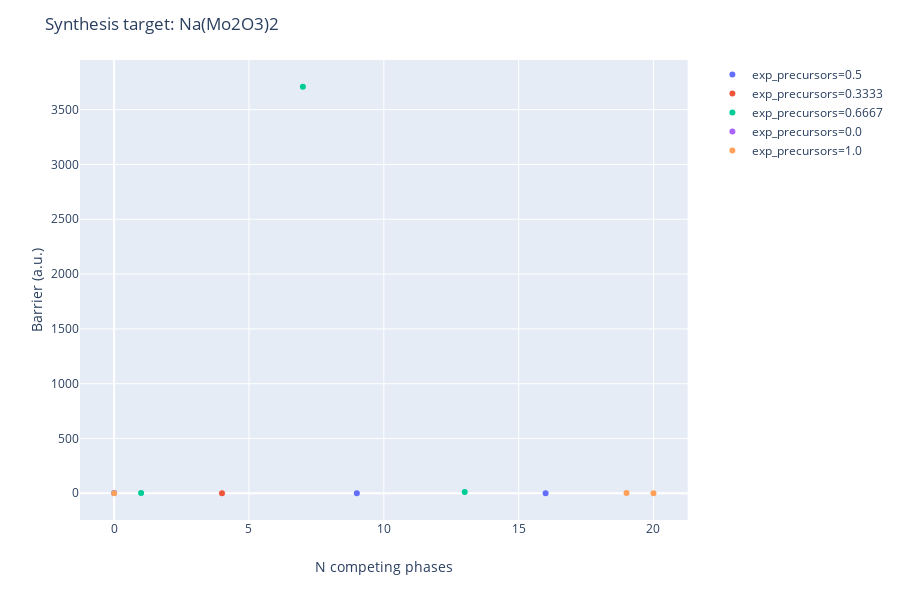

The code cell stored with this chart in its notebook:
### Code cell
router.recommend_routes(temperature=1000, pressure=pressure, allow_gas_release=True, show_known_precursors_only=False)

### Figure 1 — Plotly figure (JSON) as saved in the notebook; plotly's stock layout.template omitted (floating-point values rounded to 4 significant figures)
{"data": [{"customdata": [["0.5 Na2Mo2O7(mp-19760) + 3.0 Mo(mp-129) + 1.25 O2(mp-1091399)"], ["0.5 Na2Mo2O7(mp-19760) + -1.75 O2(mp-1091399) + 3.0 MoO2(mp-510536)"], ["0.5 Na2O2(mp-2340) + -3.5 O2(mp-1091399) + 4.0 MoO3(mp-18856)"], ["4.0 Mo(mp-129) + 2.0 O2(mp-1091399) + 1.0 NaO2(mp-1901)"], ["3.75 Mo(mp-129) + 2.375 O2(mp-1091399) + 0.25 Na4MoO5(mp-29984)"], ["-3.25 O2(mp-1091399) + 3.5 MoO3(mp-18856) + 0.5 Na2MoO4(mp-18852)"], ["-3.25 O2(mp-1091399) + 4.0 MoO3(mp-18856) + 0.5 Na2O(mp-2352)"], ["-2.0 O2(mp-1091399) + 4.0 MoO2(mp-510536) + 1.0 NaO2(mp-1901)"], ["-1.375 O2(mp-1091399) + 3.75 MoO2(mp-510536) + 0.25 Na4MoO5(mp-29984)"]], "hoverlabel": {"namelength": 0}, "hovertemplate": "exp_precursors=0.5<br>n_competing=%{x}<br>barrier=%{y}<br>summary=%{customdata[0]}", "legendgroup": "exp_precursors=0.5", "marker": {"color": "#636efa", "symbol": "circle"}, "mode": "markers", "name": "exp_precursors=0.5", "showlegend": true, "type": "scatter", "x": [0, 0, 11, 9, 16, 0, 6, 1, 8], "xaxis": "x", "y": [3.144, null, null, 0.5591, 0.3737, null, null, null, null], "yaxis": "y"}, {"customdata": [["0.5 Na2Mo2O7(mp-19760) + 2.1667 Mo(mp-129) + 0.8333 MoO3(mp-18856)"], ["2.6667 Mo(mp-129) + 1.3333 MoO3(mp-18856) + 1.0 NaO2(mp-1901)"], ["2.1667 Mo(mp-129) + 1.5833 MoO3(mp-18856) + 0.25 Na4MoO5(mp-29984)"]], "hoverlabel": {"namelength": 0}, "hovertemplate": "exp_precursors=0.3333<br>n_competing=%{x}<br>barrier=%{y}<br>summary=%{customdata[0]}", "legendgroup": "exp_precursors=0.3333", "marker": {"color": "#EF553B", "symbol": "circle"}, "mode": "markers", "name": "exp_precursors=0.3333", "showlegend": true, "type": "scatter", "x": [1, 4, 6], "xaxis": "x", "y": [null, 1.139, null], "yaxis": "y"}, {"customdata": [["0.5 Na2Mo2O7(mp-19760) + 1.75 Mo(mp-129) + 1.25 MoO2(mp-510536)"], ["0.5 Na2O2(mp-2340) + 2.3333 Mo(mp-129) + 1.6667 MoO3(mp-18856)"], ["2.1667 Mo(mp-129) + 1.3333 MoO3(mp-18856) + 0.5 Na2MoO4(mp-18852)"], ["2.1667 Mo(mp-129) + 1.8333 MoO3(mp-18856) + 0.5 Na2O(mp-2352)"], ["2.0 Mo(mp-129) + 2.0 MoO2(mp-510536) + 1.0 NaO2(mp-1901)"], ["1.375 Mo(mp-129) + 2.375 MoO2(mp-510536) + 0.25 Na4MoO5(mp-29984)"]], "hoverlabel": {"namelength": 0}, "hovertemplate": "exp_precursors=0.6667<br>n_competing=%{x}<br>barrier=%{y}<br>summary=%{customdata[0]}", "legendgroup": "exp_precursors=0.6667", "marker": {"color": "#00cc96", "symbol": "circle"}, "mode": "markers", "name": "exp_precursors=0.6667", "showlegend": true, "type": "scatter", "x": [0, 13, 3, 7, 1, 0], "xaxis": "x", "y": [null, 11.86, null, 3709.0, 2.886, null], "yaxis": "y"}, {"customdata": [["0.5 Na2Mo2O7(mp-19760) + -3.25 O2(mp-1091399) + 3.0 MoO3(mp-18856)"], ["-4.0 O2(mp-1091399) + 4.0 MoO3(mp-18856) + 1.0 NaO2(mp-1901)"], ["-3.25 O2(mp-1091399) + 3.75 MoO3(mp-18856) + 0.25 Na4MoO5(mp-29984)"]], "hoverlabel": {"namelength": 0}, "hovertemplate": "exp_precursors=0.0<br>n_competing=%{x}<br>barrier=%{y}<br>summary=%{customdata[0]}", "legendgroup": "exp_precursors=0.0", "marker": {"color": "#ab63fa", "symbol": "circle"}, "mode": "markers", "name": "exp_precursors=0.0", "showlegend": true, "type": "scatter", "x": [0, 4, 5], "xaxis": "x", "y": [null, null, null], "yaxis": "y"}, {"customdata": [["0.5 Na2O2(mp-2340) + 4.0 Mo(mp-129) + 2.5 O2(mp-1091399)"], ["0.5 Na2O2(mp-2340) + 1.5 Mo(mp-129) + 2.5 MoO2(mp-510536)"], ["0.5 Na2O2(mp-2340) + -1.5 O2(mp-1091399) + 4.0 MoO2(mp-510536)"], ["3.5 Mo(mp-129) + 2.0 O2(mp-1091399) + 0.5 Na2MoO4(mp-18852)"], ["4.0 Mo(mp-129) + 2.75 O2(mp-1091399) + 0.5 Na2O(mp-2352)"], ["1.5 Mo(mp-129) + 2.0 MoO2(mp-510536) + 0.5 Na2MoO4(mp-18852)"], ["1.25 Mo(mp-129) + 2.75 MoO2(mp-510536) + 0.5 Na2O(mp-2352)"], ["-1.5 O2(mp-1091399) + 3.5 MoO2(mp-510536) + 0.5 Na2MoO4(mp-18852)"], ["-1.25 O2(mp-1091399) + 4.0 MoO2(mp-510536) + 0.5 Na2O(mp-2352)"]], "hoverlabel": {"namelength": 0}, "hovertemplate": "exp_precursors=1.0<br>n_competing=%{x}<br>barrier=%{y}<br>summary=%{customdata[0]}", "legendgroup": "exp_precursors=1.0", "marker": {"color": "#FFA15A", "symbol": "circle"}, "mode": "markers", "name": "exp_precursors=1.0", "showlegend": true, "type": "scatter", "x": [20, 5, 7, 0, 19, 0, 0, 0, 2], "xaxis": "x", "y": [0.8835, null, null, 0.5788, 1.911, null, null, null, null], "yaxis": "y"}], "layout": {"height": 600, "legend": {"tracegroupgap": 0}, "margin": {"t": 60}, "title": {"text": "Synthesis target: Na(Mo2O3)2"}, "xaxis": {"anchor": "y", "domain": [0, 0.98], "title": {"text": "N competing phases"}}, "yaxis": {"anchor": "x", "domain": [0, 1], "title": {"text": "Barrier (a.u.)"}}}}
